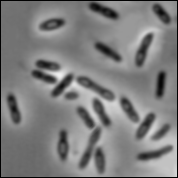
//> input picture OpenCV/ex210111_cpp_Segmentation/ex201230/bacteria.tif, 178 x 178 px
$ ./Main_Labeling   (built with g++ and OpenCV 4)
//> lines starting //> are read from the running program, lines starting //| are printed output that depends on the picture; after the words box and inside, x2 and y2 are one past the last pixel; in counts of white or black regions, pixels touching at a corner belong together
#include <opencv2/opencv.hpp>

#include <windows.h>

using namespace cv;
using namespace std;

int main(int ac, char** av)
{
	Mat img = imread("bacteria.tif");
//> img is the input picture: 178 rows x 178 cols, CV_8UC3; min 0, max 239, mean 125.8

	Mat img_resize;
	resize(img, img_resize, Size(img.cols * 3, img.rows * 3));

	Mat img_gray;
	cvtColor(img_resize, img_gray, COLOR_BGR2GRAY);

	Mat img_threshold;
	threshold(img_gray, img_threshold, 100, 255, THRESH_BINARY_INV);
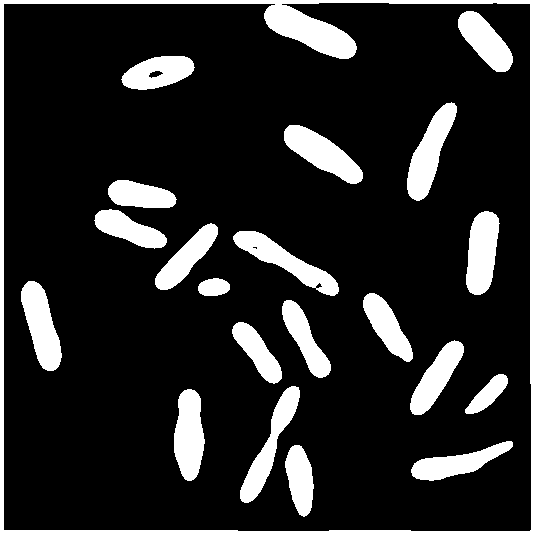
//> img_threshold: 534 rows x 534 cols, CV_8UC1; 15.6% white; 21 white regions, largest, box (x1, y1, x2, y2) and area: (0, 0, 534, 534) 10629, (407, 102, 457, 201) 2255, (284, 125, 363, 184) 2190

	Mat img_labels, stats, centroids;
	int numOfLables = connectedComponentsWithStats(img_threshold, img_labels, stats, centroids, 8, CV_32S);
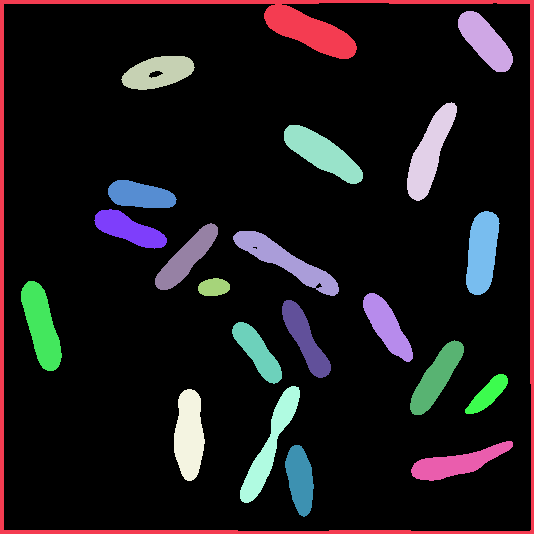
//> img_labels: 534 rows x 534 cols, CV_32SC1; 22 distinct labels, from 0 to 21; one colour per label, 0 black
//> stats = 22 rows, first 6: [4, 3, 527, 528, 240551], [0, 0, 534, 534, 10629], [458, 11, 55, 61, 1802], [121, 56, 74, 34, 1714], [407, 102, 50, 99, 2255], [284, 125, 79, 59, 2190]; centroids = 22 rows, first 8: [261.8, 266.5], [270.3, 203.4], [485, 40.81], [157.8, 72.05], [429.3, 152.3], [321.9, 153], [139.9, 194.9], [128.5, 229]; numOfLables = 22

	// 레이블링 결과에 사각형 그리고, 넘버 표시하기
	for (int j = 1; j < numOfLables; j++) {
		int area = stats.at<int>(j, CC_STAT_AREA);
		int left = stats.at<int>(j, CC_STAT_LEFT);
		int top = stats.at<int>(j, CC_STAT_TOP);
		int width = stats.at<int>(j, CC_STAT_WIDTH);
		int height = stats.at<int>(j, CC_STAT_HEIGHT);


		rectangle(img_resize, Point(left, top), Point(left + width, top + height),
			Scalar(0, 0, 255), 1);

		putText(img_resize, to_string(j), Point(left + 20, top + 20), FONT_HERSHEY_SIMPLEX, 1, Scalar(255, 0, 0), 1);
	}
//> this loop made 21 passes
//> (area, left, top, width, height) on passes 1 to 12: (10629, 0, 0, 534, 534), (1802, 458, 11, 55, 61), (1714, 121, 56, 74, 34), (2255, 407, 102, 50, 99), (2190, 284, 125, 79, 59), (1429, 108, 180, 69, 28), (1524, 94, 209, 73, 40), (2108, 466, 211, 34, 84), (1664, 155, 223, 63, 67), (2181, 233, 231, 106, 65), (458, 198, 278, 32, 18), (2140, 21, 281, 41, 90)
//> pass 1, `putText(img_resize, to_string(j), Point(left + 20, top + 20), FONT_HER..`:
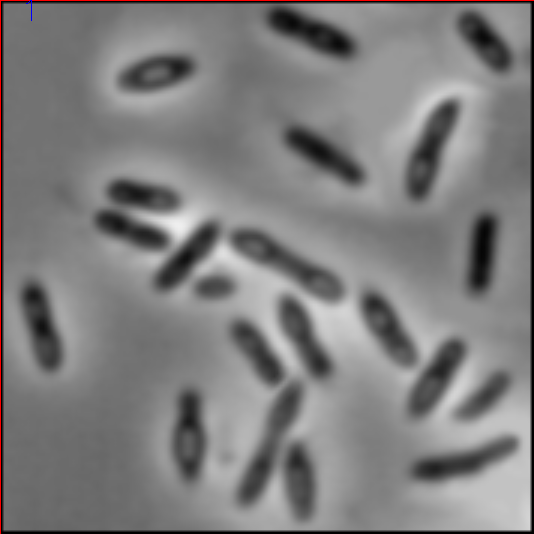
//> img_resize: 534 rows x 534 cols, CV_8UC3; mean B, G, R 125.8, 125.7, 126.7
//> pass 2, `putText(img_resize, to_string(j), Point(left + 20, top + 20), FONT_HER..`:
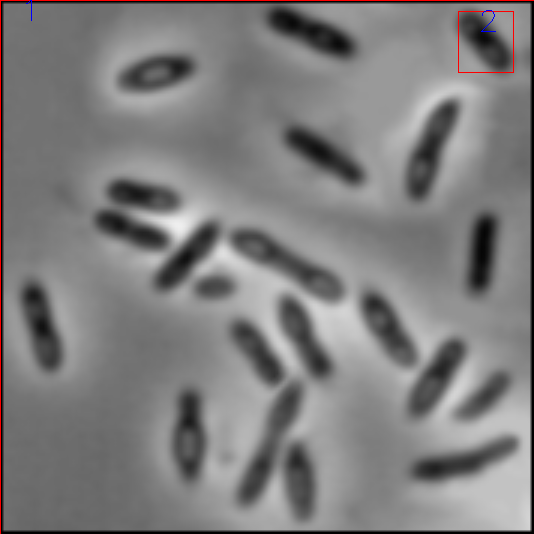
//> img_resize: 534 rows x 534 cols, CV_8UC3; 0.1% of pixels changed, all inside (x1, y1, x2, y2) = (458, 10, 514, 73)
//> pass 3, `putText(img_resize, to_string(j), Point(left + 20, top + 20), FONT_HER..`:
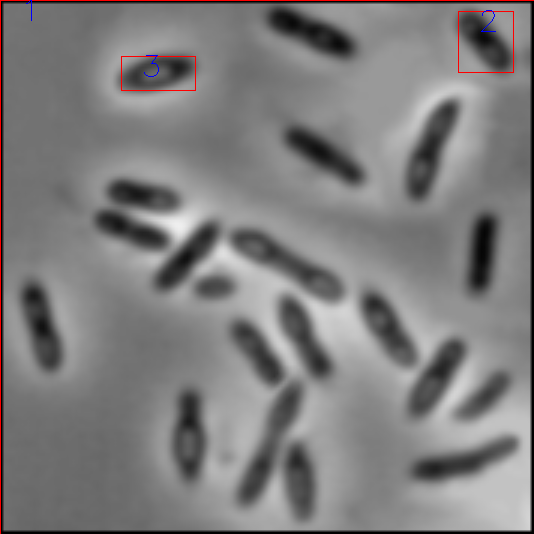
//> img_resize: 534 rows x 534 cols, CV_8UC3; 0.09% of pixels changed, all inside (x1, y1, x2, y2) = (121, 55, 196, 91)
//> after the loop:
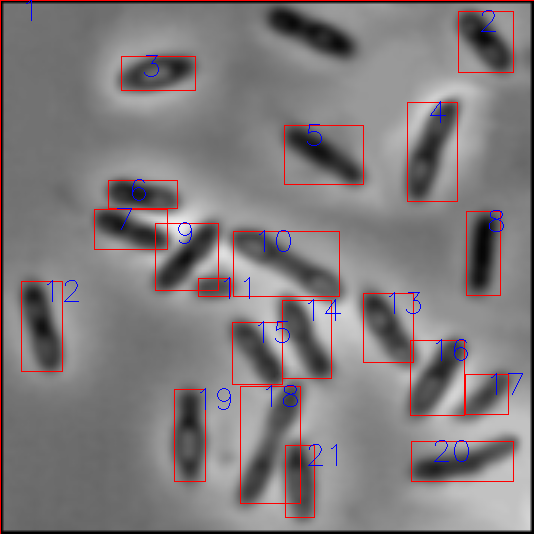
//> img_resize: 534 rows x 534 cols, CV_8UC3; 1.93% of pixels changed, all inside (x1, y1, x2, y2) = (21, 101, 523, 518)


	imshow("img_resize", img_resize);

	cout << "numOfLables : " << numOfLables - 1 << endl;	// 최종 넘버링에서 1을 빼줘야 함
//| numOfLables : 21
	waitKey(0);


	return 0;
}
